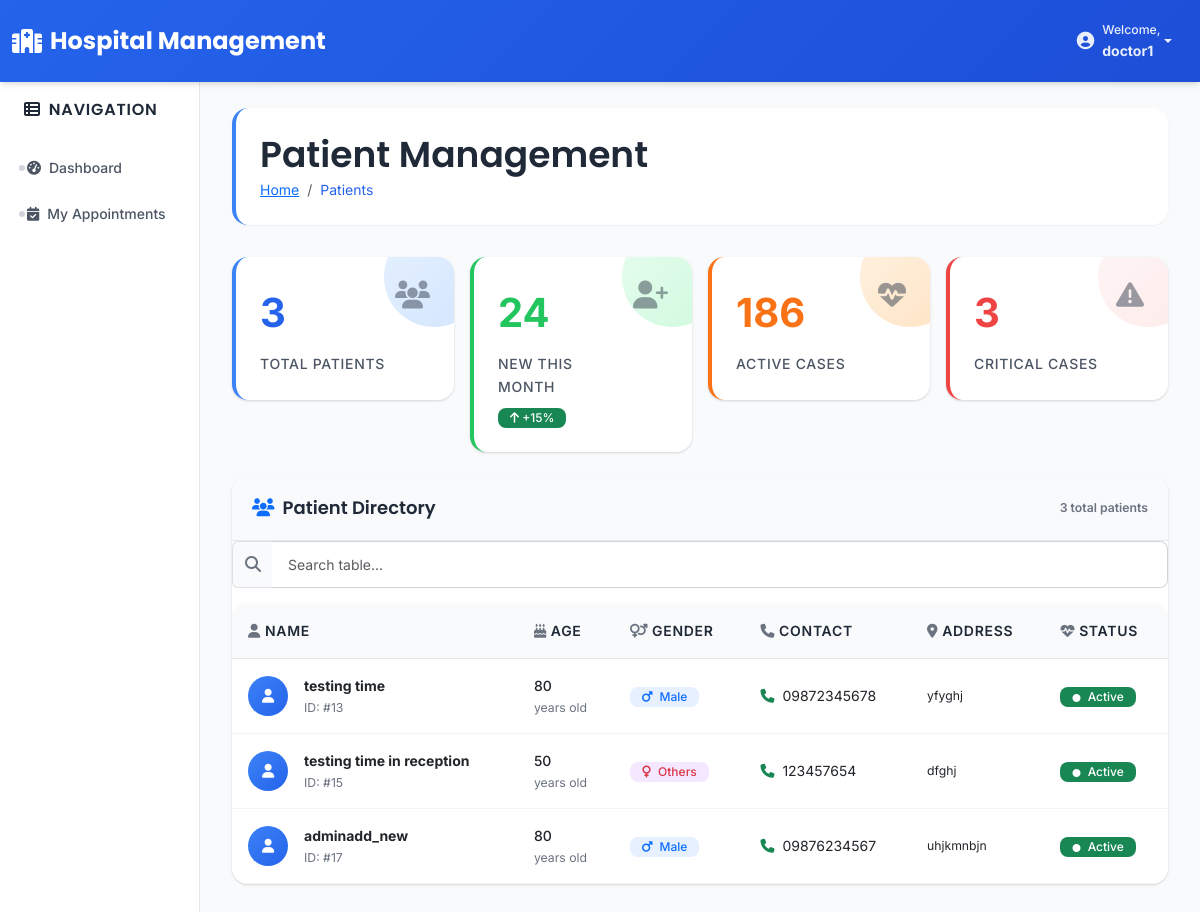
Before: /patients/ (signed in) with the older database file.
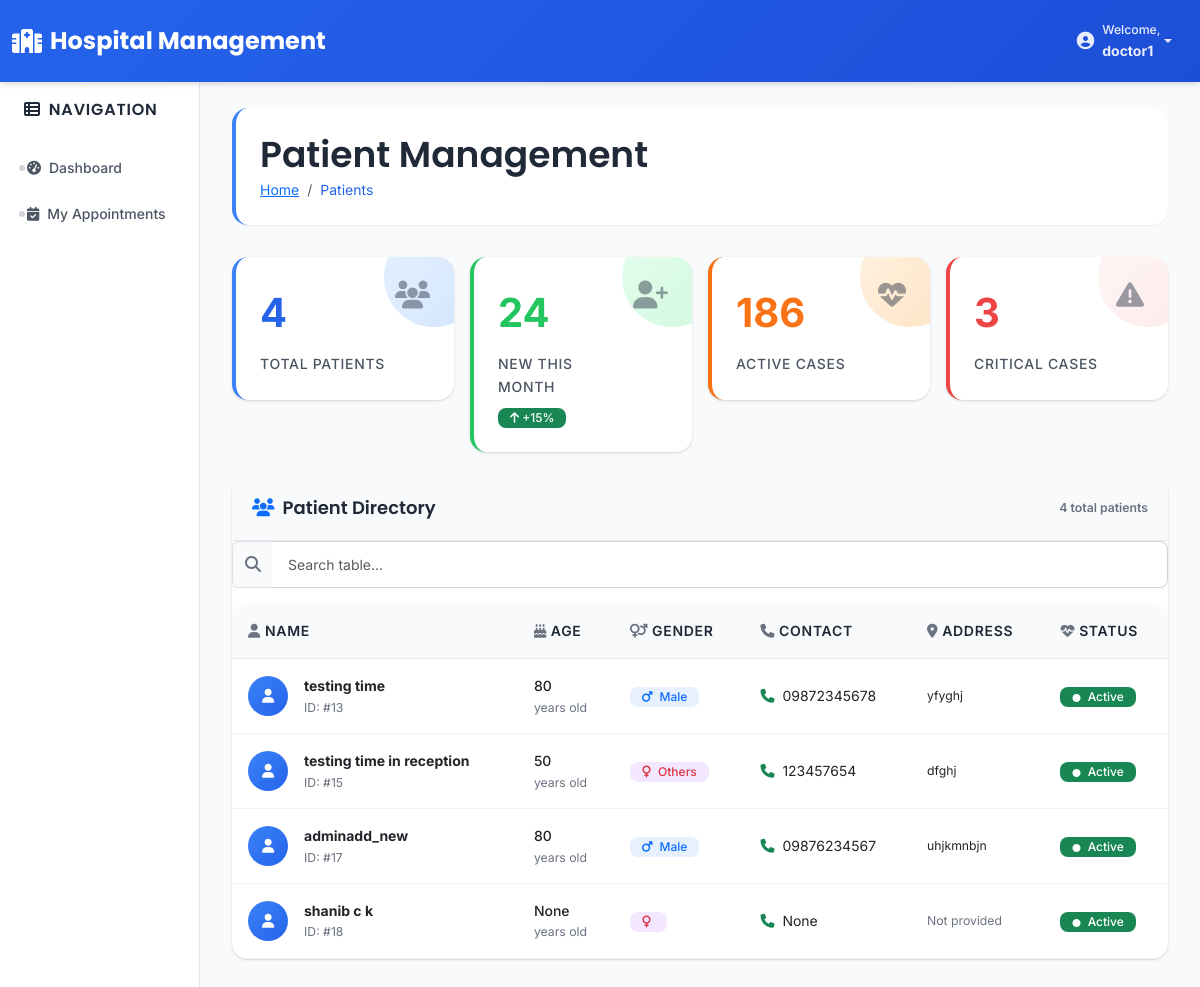
After: the same page with the newer database file.
### patients/models.py (models this page shows, shortened)
class Patient(models.Model):
    user = models.OneToOneField(
        CustomUser,
        on_delete=models.CASCADE,
        related_name='patient_profile',
        null=True,
        blank=True
    )
    name = models.CharField(max_length=100)
    age = models.IntegerField(null=True, blank=True)
    gender = models.CharField(max_length=20, choices=[
        ('Male','Male'),
        ('Female','Female'),
        ('Others','Others'),
        ('Prefer not to say','Prefer not to say')
    ])
    contact = models.CharField(max_length=15)
    address = models.TextField()
    created_at = models.DateTimeField(auto_now_add=True)
    username = models.CharField(max_length=150, unique=True, null=True, blank=True)  # new field
    phone = models.CharField(max_length=15, null=True, blank=True)

### patients/views.py (the view)
# urls.py: path('', views.patient_list, name='patient_list'),  # /patients/
@login_required
@user_passes_test(lambda u: u.role in ['admin', 'receptionist', 'doctor'])
def patient_list(request):
    patients = Patient.objects.all()
    return render(request, 'patients/patient_list.html', {'patients': patients})

### templates/patients/patient_list.html (shortened to what the changed rows need)
{% extends 'base.html' %}
{% load static %}
{% block page_title %}Patient Management{% endblock %}
{% block content %}
<div class="row g-3 mb-4">
    <div class="col-lg-3 col-md-6">
        {% include 'partials/stat_card.html' with title="Total Patients" count=patients.count icon="fas fa-users" color="primary" %}
    </div>
    <div class="col-lg-3 col-md-6">
        {% include 'partials/stat_card.html' with title="New This Month" count="24" icon="fas fa-user-plus" color="success" change="+15%" change_color="success" %}
    </div>
    <div class="col-lg-3 col-md-6">
        {% include 'partials/stat_card.html' with title="Active Cases" count="186" icon="fas fa-heartbeat" color="warning" %}
    </div>
    <div class="col-lg-3 col-md-6">
        {% include 'partials/stat_card.html' with title="Critical Cases" count="3" icon="fas fa-exclamation-triangle" color="danger" %}
    </div>
</div>
<div class="card" data-animate>
    <div class="card-header">
        <div class="d-flex justify-content-between align-items-center">
            <div class="d-flex align-items-center gap-3">
                <small class="text-muted">{{ patients.count }} total patients</small>
            </div>
        </div>
    </div>
    <div class="card-body p-0">
        {% if patients %}
            <div class="table-responsive">
                <table class="table table-hover mb-0" data-searchable>
                    <thead>
                        <tr>
                            <th scope="col">
                                <i class="fas fa-user me-1 text-muted"></i>Name
                            </th>
                            <th scope="col">
                                <i class="fas fa-birthday-cake me-1 text-muted"></i>Age
                            </th>
                            <th scope="col">
                                <i class="fas fa-venus-mars me-1 text-muted"></i>Gender
                            </th>
                            <th scope="col">
                                <i class="fas fa-phone me-1 text-muted"></i>Contact
                            </th>
                            <th scope="col">
                                <i class="fas fa-map-marker-alt me-1 text-muted"></i>Address
                            </th>
                            <th scope="col">
                                <i class="fas fa-heartbeat me-1 text-muted"></i>Status
                            </th>
                        </tr>
                    </thead>
                    <tbody>
                        {% for patient in patients %}
                            <tr>
                                <td>
                                    <div class="d-flex align-items-center">
                                        <div class="avatar-circle me-3">
                                            <i class="fas fa-user"></i>
                                        </div>
                                        <div>
                                            <div class="fw-bold">{{ patient.name }}</div>
                                            <div class="small text-muted">ID: #{{ patient.id }}</div>
                                        </div>
                                    </div>
                                </td>
                                <td>
                                    <span class="fw-medium">{{ patient.age }}</span>
                                    <div class="small text-muted">years old</div>
                                </td>
                                <td>
                                    <span class="badge bg-{% if patient.gender == 'Male' %}primary{% else %}pink{% endif %} bg-opacity-10 text-{% if patient.gender == 'Male' %}primary{% else %}danger{% endif %}">
                                        <i class="fas fa-{% if patient.gender == 'Male' %}mars{% else %}venus{% endif %} me-1"></i>
                                        {{ patient.gender }}
                                    </span>
                                </td>
                                <td>
                                    <div class="d-flex align-items-center">
                                        <i class="fas fa-phone text-success me-2"></i>
                                        <span>{{ patient.phone }}</span>
                                    </div>
                                </td>
                                <td>
                                    <div class="small">
                                        {% if patient.address %}
                                            {{ patient.address|truncatechars:30 }}
                                        {% else %}
                                            <span class="text-muted">Not provided</span>
                                        {% endif %}
                                    </div>
                                </td>
                                <td>
                                    <span class="badge bg-success">
                                        <i class="fas fa-circle me-1" style="font-size: 0.5rem;"></i>
                                        Active
                                    </span>
                                </td>
                            </tr>
                        {% endfor %}
                    </tbody>
                </table>
            </div>
        {% endif %}
    </div>
</div>
{% endblock %}

Changed rows visible on the page:
added Patient: name "shanib c k", id "18", age "None", phone "None", address "Not provided", gender empty (drawn)
Other visible differences:
{{ count|default:0 }}: "3 24 186 3" → "4 24 186 3"
{{ patients.count }}: "3" → "4"
